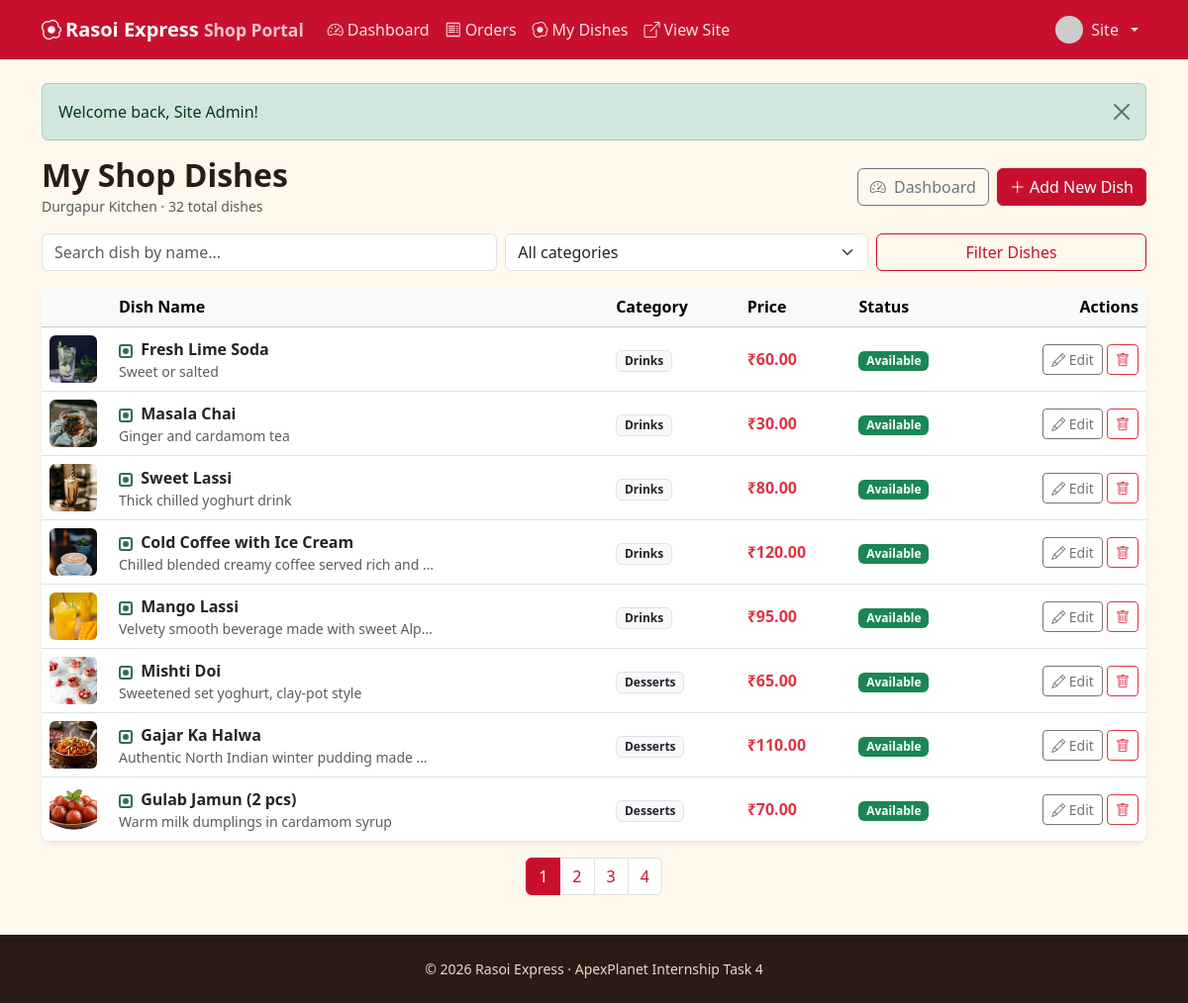
The app's page /shop/foods.php (signed in) with its own data.
### tables this page shows
CREATE TABLE users (
  id INT UNSIGNED AUTO_INCREMENT PRIMARY KEY,
  name VARCHAR(80) NOT NULL,
  email VARCHAR(120) NOT NULL UNIQUE,
  phone VARCHAR(15) DEFAULT NULL,
  address VARCHAR(255) DEFAULT NULL,
  password_hash VARCHAR(255) NOT NULL,
  role ENUM('user','admin','shop_owner') NOT NULL DEFAULT 'user',
  status ENUM('active','blocked') NOT NULL DEFAULT 'active',
  avatar VARCHAR(255) DEFAULT NULL,
  last_login_at DATETIME DEFAULT NULL,
  created_at TIMESTAMP DEFAULT CURRENT_TIMESTAMP,
  INDEX idx_users_role (role),
  INDEX idx_users_last_login (last_login_at)
);

CREATE TABLE shops (
  id INT UNSIGNED AUTO_INCREMENT PRIMARY KEY,
  name VARCHAR(100) NOT NULL,
  description TEXT,
  address VARCHAR(255) NOT NULL,
  phone VARCHAR(15) NOT NULL,
  owner_id INT UNSIGNED NOT NULL,
  created_at TIMESTAMP DEFAULT CURRENT_TIMESTAMP,
  CONSTRAINT fk_shops_owner FOREIGN KEY (owner_id) REFERENCES users(id) ON DELETE CASCADE,
  INDEX idx_shops_owner (owner_id)
);

CREATE TABLE foods (
  id INT UNSIGNED AUTO_INCREMENT PRIMARY KEY,
  category_id INT UNSIGNED NOT NULL,
  shop_id INT UNSIGNED DEFAULT NULL,
  name VARCHAR(100) NOT NULL,
  description TEXT,
  price DECIMAL(8,2) NOT NULL,
  image VARCHAR(255) DEFAULT NULL,
  is_veg TINYINT(1) NOT NULL DEFAULT 1,
  is_available TINYINT(1) NOT NULL DEFAULT 1,
  created_at TIMESTAMP DEFAULT CURRENT_TIMESTAMP,
  CONSTRAINT fk_foods_category FOREIGN KEY (category_id) REFERENCES categories(id) ON DELETE RESTRICT,
  CONSTRAINT fk_foods_shop FOREIGN KEY (shop_id) REFERENCES shops(id) ON DELETE SET NULL,
  INDEX idx_foods_category (category_id),
  INDEX idx_foods_shop (shop_id),
  INDEX idx_foods_name (name),
  INDEX idx_foods_available_price (is_available, price)
);

CREATE TABLE categories (
  id INT UNSIGNED AUTO_INCREMENT PRIMARY KEY,
  name VARCHAR(60) NOT NULL UNIQUE
);

### includes/db.php (called while the page is built, shortened)
<?php
function db(): PDO {
    static $pdo = null;
    if ($pdo === null) {
        try {
            $pdo = new PDO('mysql:host=' . DB_HOST . ';dbname=' . DB_NAME . ';charset=utf8mb4', DB_USER, DB_PASS, [
                PDO::ATTR_ERRMODE => PDO::ERRMODE_EXCEPTION,
                PDO::ATTR_DEFAULT_FETCH_MODE => PDO::FETCH_ASSOC,
                PDO::ATTR_EMULATE_PREPARES => false,
            ]);
        } catch (PDOException $e) {
            error_log($e->getMessage());
            http_response_code(500);
            ?>
            <!DOCTYPE html>
            <html lang="en">
            <head>
            <meta charset="UTF-8">
            <meta name="viewport" content="width=device-width, initial-scale=1">
            <title>Database Offline | Rasoi Express</title>
            <link href="https://cdn.jsdelivr.net/npm/bootstrap@5.3.3/dist/css/bootstrap.min.css" rel="stylesheet">
            <link href="https://cdn.jsdelivr.net/npm/bootstrap-icons@1.11.3/font/bootstrap-icons.min.css" rel="stylesheet">
            <style>
              body { background: #f8f9fa; font-family: system-ui, -apple-system, sans-serif; display: flex; align-items: center; justify-content: center; min-height: 100vh; padding: 20px; }
              .card { max-width: 580px; width: 100%; border: 0; box-shadow: 0 10px 30px rgba(0,0,0,0.08); border-radius: 16px; }
              .icon-box { width: 64px; height: 64px; border-radius: 50%; background: #fee2e2; color: #dc2626; display: flex; align-items: center; justify-content: center; font-size: 2rem; margin: 0 auto 1.25rem; }
            </style>
            <meta http-equiv="refresh" content="5">
            </head>
            <body>
            <div class="card p-4 p-md-5 text-center">
              <div class="icon-box"><i class="bi bi-database-gear"></i></div>
              <h3 class="fw-bold mb-2">Starting Database Server&hellip;</h3>
              <p class="text-muted mb-3">MariaDB is being launched automatically. This page will refresh in a few seconds.</p>
              <div class="d-flex justify-content-center mb-4">
                <div class="spinner-border text-danger" role="status"><span class="visually-hidden">Loading...</span></div>
              </div>
              <div class="d-grid gap-2">
                <button onclick="location.reload()" class="btn btn-danger py-2 fw-semibold"><i class="bi bi-arrow-clockwise me-1"></i> Refresh Now</button>
              </div>
              <details class="text-start mt-3 small text-muted">
                <summary class="cursor-pointer">Technical error details</summary>
                <pre class="bg-light p-2 rounded mt-2 text-danger mb-0" style="font-size: 0.78rem; overflow-x: auto;"><?= htmlspecialchars($e->getMessage(), ENT_QUOTES, 'UTF-8') ?></pre>
                <div class="mt-2">
                  <strong>Manual fix:</strong> Double-click <code>start-database.bat</code> or <code>run.bat</code> in your project folder.
                </div>
              </details>
            </div>
            </body>
            </html>
            <?php
            exit;
        }
    }
    return $pdo;
}

### shop/foods.php (the view, shortened to what this page needs)
<?php
require_once __DIR__ . '/../includes/auth.php';
$me = require_shop_owner();
$shopArea = true;
$pdo = db();
$shop = owner_shop($me['id']);
$q = trim($_GET['q'] ?? '');
$cat = (int)($_GET['cat'] ?? 0);
$page = max(1, (int)($_GET['page'] ?? 1));
$where = ['f.shop_id=?'];
$args = [$shop['id']];
$w = implode(' AND ', $where);
$c = $pdo->prepare("SELECT COUNT(*) FROM foods f WHERE $w");
$c->execute($args);
$total = (int)$c->fetchColumn();
$perPage = PER_PAGE;
$off = ($page - 1) * $perPage;
$s = $pdo->prepare("SELECT f.*, c.name cat FROM foods f JOIN categories c ON c.id=f.category_id WHERE $w ORDER BY f.id DESC LIMIT $perPage OFFSET $off");
$s->execute($args);
$foods = $s->fetchAll();
$qs = http_build_query(array_filter(['q' => $q, 'cat' => $cat ?: null]));
$qs = $qs ? $qs . '&' : '';
require __DIR__ . '/../includes/header.php';
?>
<div class="d-flex flex-wrap justify-content-between align-items-center mb-3 gap-2">
  <div>
    <h2 class="mb-0 fw-bold">My Shop Dishes</h2>
    <small class="text-muted"><?= e($shop['name']) ?> &middot; <?= $total ?> total dish<?= $total === 1 ? '' : 'es' ?></small>
  </div>
  <div class="d-flex gap-2">
    <a class="btn btn-outline-secondary" href="<?= url('shop/index.php') ?>"><i class="bi bi-speedometer2 me-1"></i> Dashboard</a>
    <a class="btn btn-rx" href="<?= url('shop/food_form.php') ?>"><i class="bi bi-plus-lg"></i> Add New Dish</a>
  </div>
</div>
<form class="row g-2 mb-3" method="get">
  <div class="col-md-5">
    <input class="form-control" type="search" name="q" placeholder="Search dish by name..." value="<?= e($q) ?>">
  </div>
  <div class="col-md-4">
    <select name="cat" class="form-select" aria-label="Category">
      <option value="0">All categories</option>
    </select>
  </div>
  <div class="col-md-3 d-grid">
    <button class="btn btn-outline-rx">Filter Dishes</button>
  </div>
</form>
<div class="table-responsive shadow-sm border-0">
  <table class="table align-middle mb-0 table-hover">
    <thead class="table-light">
      <tr>
        <th style="width: 70px;"></th>
        <th>Dish Name</th>
        <th>Category</th>
        <th>Price</th>
        <th>Status</th>
        <th class="text-end">Actions</th>
      </tr>
    </thead>
    <tbody>
    <?php foreach ($foods as $f): ?>
      <tr>
        <td><img class="thumb rounded food-img-clickable" src="<?= e(food_img($f['image'])) ?>" alt="<?= e($f['name']) ?>" data-title="<?= e($f['name']) ?>" data-price="<?= money($f['price']) ?>" data-veg="<?= $f['is_veg'] ? '1' : '0' ?>" data-cat="<?= e($f['cat'] ?? '') ?>" data-desc="<?= e($f['description'] ?? '') ?>" title="Click to view full photo"></td>
        <td>
          <span class="<?= $f['is_veg'] ? 'veg-dot' : 'nonveg-dot' ?> me-1"></span>
          <strong class="text-dark"><?= e($f['name']) ?></strong>
          <?php if (!empty($f['description'])): ?>
            <div class="small text-muted text-truncate" style="max-width: 320px;"><?= e($f['description']) ?></div>
          <?php endif; ?>
        </td>
        <td><span class="badge bg-light text-dark border"><?= e($f['cat']) ?></span></td>
        <td class="fw-semibold text-danger"><?= money($f['price']) ?></td>
        <td>
          <form method="post" class="d-inline">
            <button class="badge border-0 <?= $f['is_available'] ? 'bg-success' : 'bg-secondary' ?>" title="Click to toggle availability">
              <?= $f['is_available'] ? 'Available' : 'Hidden' ?>
            </button>
          </form>
        </td>
        <td class="text-end text-nowrap">
          <a class="btn btn-sm btn-outline-secondary" href="<?= url('shop/food_form.php?id=' . $f['id']) ?>" title="Edit Dish"><i class="bi bi-pencil"></i> Edit</a>
          <form method="post" class="d-inline" data-confirm="Delete '<?= e($f['name']) ?>'? This cannot be undone.">
            <button class="btn btn-sm btn-outline-danger" title="Delete"><i class="bi bi-trash"></i></button>
          </form>
        </td>
      </tr>
    <?php endforeach; if (!$foods): ?>
      <tr><td colspan="6" class="text-center text-muted py-5">No dishes found in your shop. <a href="<?= url('shop/food_form.php') ?>">Add your first dish</a>.</td></tr>
    <?php endif; ?>
    </tbody>
  </table>
</div>
<div class="mt-3"><?= paginate($total, $page, $perPage, $qs) ?></div>
<?php require __DIR__ . '/../includes/footer.php'; ?>

### includes/header.php (shortened to what this page needs)
<?php require_once __DIR__ . '/auth.php'; $me = current_user(); $isAdminArea = !empty($adminArea); $isShopArea = !empty($shopArea); ?>
<!DOCTYPE html>
<html lang="en">
<head>
<link href="https://cdn.jsdelivr.net/npm/bootstrap@5.3.3/dist/css/bootstrap.min.css" rel="stylesheet">
<link href="https://cdn.jsdelivr.net/npm/bootstrap-icons@1.11.3/font/bootstrap-icons.min.css" rel="stylesheet">
<link href="<?= url('assets/css/style.css') ?>" rel="stylesheet">
</head>
<body>
<nav class="navbar navbar-expand-lg navbar-dark rx-nav sticky-top">
  <div class="container">
    <a class="navbar-brand fw-bold" href="<?= url($isAdminArea ? 'admin/index.php' : ($isShopArea ? 'shop/index.php' : 'index.php')) ?>"><i class="bi bi-egg-fried me-1"></i><?= APP_NAME ?><?= $isAdminArea ? ' <small class="opacity-75">Admin</small>' : ($isShopArea ? ' <small class="opacity-75">Shop Portal</small>' : '') ?></a>
    <div class="collapse navbar-collapse" id="nav">
      <ul class="navbar-nav me-auto">
        <?php if ($isAdminArea): ?>
          <li class="nav-item"><a class="nav-link" href="<?= url('admin/index.php') ?>">Dashboard</a></li>
          <li class="nav-item"><a class="nav-link" href="<?= url('admin/foods.php') ?>">Foods</a></li>
          <li class="nav-item"><a class="nav-link" href="<?= url('admin/categories.php') ?>">Categories</a></li>
          <li class="nav-item"><a class="nav-link" href="<?= url('admin/orders.php') ?>">Orders</a></li>
          <li class="nav-item"><a class="nav-link" href="<?= url('admin/users.php') ?>">Users</a></li>
          <li class="nav-item"><a class="nav-link text-warning" href="<?= url('shop/index.php') ?>"><i class="bi bi-shop me-1"></i>Shop Portal</a></li>
          <li class="nav-item"><a class="nav-link" href="<?= url('index.php') ?>">View site</a></li>
        <?php elseif ($isShopArea): ?>
          <li class="nav-item"><a class="nav-link" href="<?= url('shop/index.php') ?>"><i class="bi bi-speedometer2 me-1"></i>Dashboard</a></li>
          <li class="nav-item"><a class="nav-link" href="<?= url('shop/orders.php') ?>"><i class="bi bi-receipt me-1"></i>Orders</a></li>
          <li class="nav-item"><a class="nav-link" href="<?= url('shop/foods.php') ?>"><i class="bi bi-egg-fried me-1"></i>My Dishes</a></li>
          <li class="nav-item"><a class="nav-link" href="<?= url('index.php') ?>" target="_blank"><i class="bi bi-box-arrow-up-right me-1"></i>View Site</a></li>
        <?php endif; ?>
      </ul>
      <ul class="navbar-nav align-items-lg-center gap-lg-2">
        <?php if ($me): ?>
          <li class="nav-item dropdown">
            <a class="nav-link dropdown-toggle d-flex align-items-center gap-2" href="#" data-bs-toggle="dropdown">
              <img src="<?= e(avatar_url($me)) ?>" class="rounded-circle" width="28" height="28" alt=""><?= e(explode(' ', $me['name'])[0]) ?>
            </a>
          </li>
        <?php else: ?>
          <li class="nav-item"><a class="nav-link" href="<?= url('login.php') ?>">Log in</a></li>
          <li class="nav-item"><a class="btn btn-warning btn-sm" href="<?= url('register.php') ?>">Sign up</a></li>
        <?php endif; ?>
      </ul>
    </div>
  </div>
</nav>
<main class="container py-4 main-content flex-grow-1 d-flex flex-column">
<?php foreach (get_flash() as [$t, $m]): ?>
  <div class="alert alert-<?= e($t) ?> alert-dismissible fade show" role="alert"><?= e($m) ?><button type="button" class="btn-close" data-bs-dismiss="alert"></button></div>
<?php endforeach; ?>

### assets/css/style.css (style rules this page uses)
:root { --rx-red:#c8102e;--rx-dark:#2b1b17;--rx-gold:#f7b32b;--rx-leaf:#2f6f4e;--rx-paper:#fff8ec }
body { background:var(--rx-paper);color:var(--rx-dark);font-family:'Segoe UI',system-ui,-apple-system,sans-serif;min-height:100vh;display:flex;flex-direction:column }
main.main-content { flex:1 0 auto }
.rx-nav { background:var(--rx-red) }
.rx-nav .nav-link { color:rgba(255,255,255,.88) }
.btn-rx { background:var(--rx-red);border-color:var(--rx-red);color:#fff }
.btn-outline-rx { border-color:var(--rx-red);color:var(--rx-red) }
.veg-dot,.nonveg-dot { display:inline-block;width:14px;height:14px;border:2px solid var(--rx-leaf);border-radius:3px;position:relative;vertical-align:middle }
.veg-dot::after,.nonveg-dot::after { content:'';position:absolute;inset:2px;border-radius:50%;background:var(--rx-leaf) }
.thumb { width:48px;height:48px;object-fit:cover;border-radius:.4rem;cursor:zoom-in;transition:transform .2s ease }
.table-responsive { border-radius:.6rem;background:#fff }

### records on screen
users: name "Site"
shops: name "Durgapur Kitchen"
foods: image (picture), is_veg 1 (drawn), name "Fresh Lime Soda", description "Sweet or salted", category.name "Drinks", price "₹60.00", is_available "Available"
foods: image (picture), is_veg 1 (drawn), name "Masala Chai", description "Ginger and cardamom tea", category.name "Drinks", price "₹30.00", is_available "Available"
foods: image (picture), is_veg 1 (drawn), name "Sweet Lassi", description "Thick chilled yoghurt drink", category.name "Drinks", price "₹80.00", is_available "Available"
foods: image (picture), is_veg 1 (drawn), name "Cold Coffee with Ice Cream", description "Chilled blended creamy coffee served rich and…", category.name "Drinks", price "₹120.00", is_available "Available"
foods: image (picture), is_veg 1 (drawn), name "Mango Lassi", description "Velvety smooth beverage made with sweet Alp…", category.name "Drinks", price "₹95.00", is_available "Available"
foods: image (picture), is_veg 1 (drawn), name "Mishti Doi", description "Sweetened set yoghurt, clay-pot style", category.name "Desserts", price "₹65.00", is_available "Available"
foods: image (picture), is_veg 1 (drawn), name "Gajar Ka Halwa", description "Authentic North Indian winter pudding made…", category.name "Desserts", price "₹110.00", is_available "Available"
foods: image (picture), is_veg 1 (drawn), name "Gulab Jamun (2 pcs)", description "Warm milk dumplings in cardamom syrup", category.name "Desserts", price "₹70.00", is_available "Available"

### other values on screen
APP_NAME "Rasoi Express"
$m "Welcome back, Site Admin!"
$total "32"
